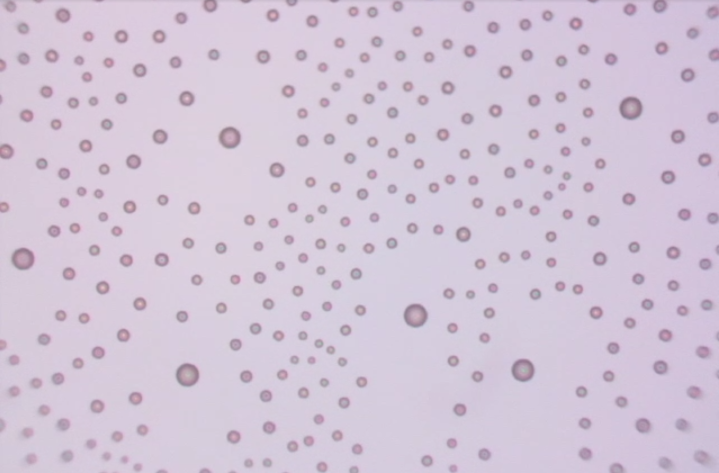
#> input picture Data/square aggregation.png, 1438 x 946 px, found by its file name (shown at 1/2 size)
$ jupyter execute --allow-errors parafinOilDropletTracking.ipynb   (shell and % lines are left out)
#> lines starting #> are read from the running program, lines starting #| are printed output that depends on the picture; after the words box and inside, x2 and y2 are one past the last pixel; in counts of white or black regions, pixels touching at a corner belong together
[cell 1]

from matplotlib.pyplot import figure
figure(num=None, figsize=(16, 12), dpi=80, facecolor='w', edgecolor='k')

from matplotlib.pyplot import figure
figure(num=None, figsize=(16, 12), dpi=80, facecolor='w', edgecolor='k')

import cv2
import numpy as np
import pandas as pd
import skimage

import pims
import trackpy as tp
import os

import matplotlib as mpl
import matplotlib.pyplot as plt

mpl.rc('figure', figsize=(20,12))
mpl.rc('image', cmap='gray')

[cell 2]
#Here, you can change where the image files are being fetched from.
fileName = 'square aggregation.png'
prefix = './data/'
path = prefix + fileName

[cell 3]
#This displays the first image in the progression, and imports all of them.
imraw = plt.imread(path)
#> imraw is the input picture: shape (946, 1438, 4) float32; mean R, G, B, A 0.823, 0.776, 0.849, 1
plt.imshow(imraw)

[cell 4]
def crop(img):
    x_min = 0
    x_max = 1100
    y_min = 0
    y_max = 990
    return img[y_min:y_max,x_min:x_max]
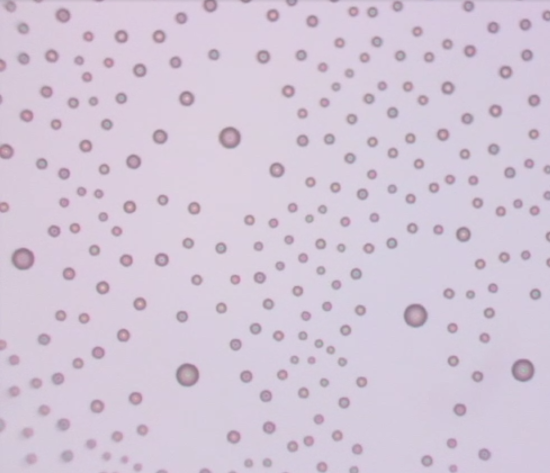
#> returned value: shape (946, 1100, 4) float32 (shown at 1/2 size); mean of channels 0, 1, 2, 3 0.824, 0.784, 0.849, 1; drawn as R, G, B

im = crop(imraw)


plt.imshow(im)

[cell 5]
#This converts the image to a binary, black and white file so that the islands can be tracked.
from scipy import ndimage
from skimage import morphology, util, filters
import cv2
from matplotlib.pyplot import figure
figure(num=None, figsize=(16, 12), dpi=80, facecolor='w', edgecolor='k')


def preprocess_film(img):
    imgc = crop(img)
    imgc = skimage.color.rgb2gray(imgc)

    threshold = .67
    idx = imgc > threshold
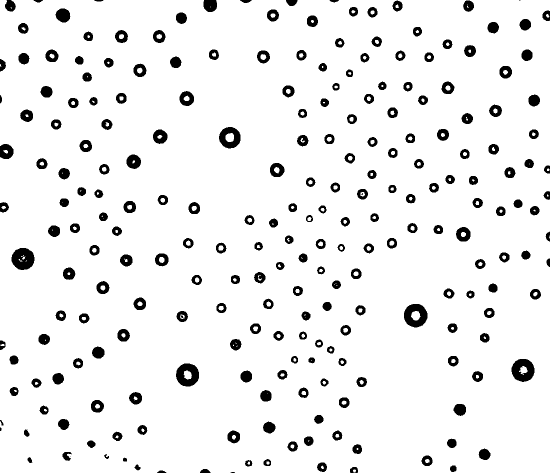
#> idx: shape (946, 1100) bool (shown at 1/2 size); 93.1% white; 241 black regions (8 under 20 px), largest, box (x1, y1, x2, y2) and area: (23, 496, 69, 540) 1539, (1023, 718, 1069, 764) 1489, (808, 608, 855, 655) 1482
    idx2 = imgc < threshold
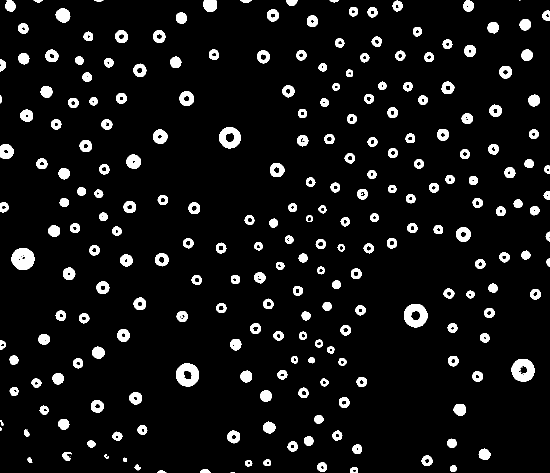
#> idx2: shape (946, 1100) bool (shown at 1/2 size); 6.9% white; 241 white regions (8 under 20 px), largest, box (x1, y1, x2, y2) and area: (23, 496, 69, 540) 1539, (1023, 718, 1069, 764) 1489, (808, 608, 855, 655) 1482
    idx3 = imgc == threshold
#> idx3: shape (946, 1100) bool; every value is 0
    imgc[idx] = 0
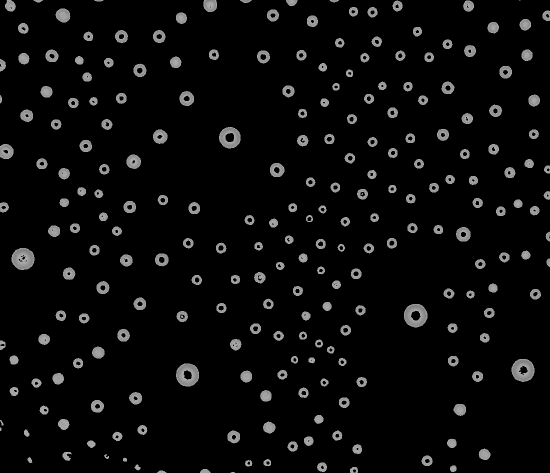
#> imgc: shape (946, 1100) float32 (shown at 1/2 size); min 0, max 0.67, mean 0.0427
    imgc[idx2] = 255
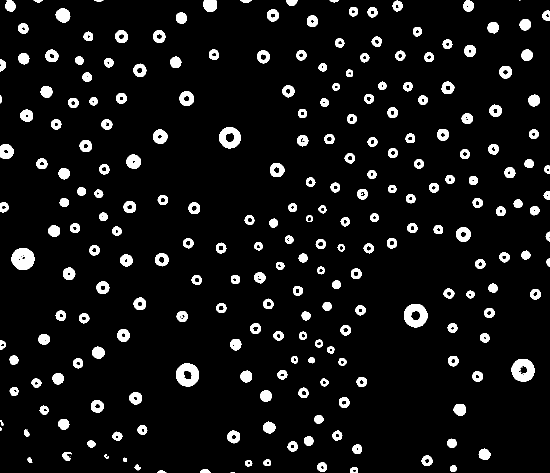
#> imgc: shape (946, 1100) float32 (shown at 1/2 size); 6.9% white; 241 white regions (8 under 20 px), largest, box (x1, y1, x2, y2) and area: (23, 496, 69, 540) 1539, (1023, 718, 1069, 764) 1489, (808, 608, 855, 655) 1482
    imgc[idx3] = 255


    return imgc

im = preprocess_film(imraw)
# [5 lines of commented-out code are left out]

plt.imshow(im)

[cell 6]
import skimage
import matplotlib.patches as mpatches

white = 0
label_image, number_of_labels = skimage.measure.label(im, background=white, return_num=True)
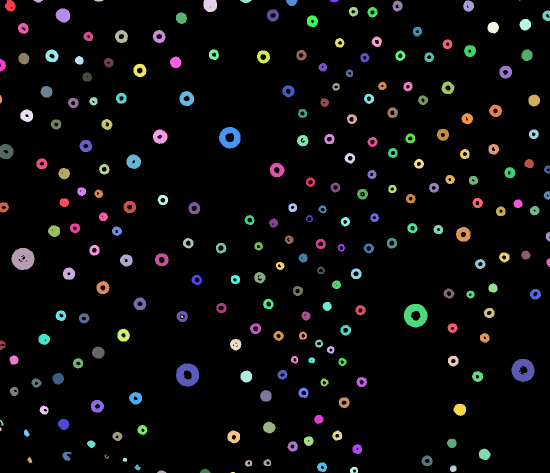
#> label_image: shape (946, 1100) int64 (shown at 1/2 size); 242 distinct labels, from 0 to 241; one colour per label, 0 black
#> number_of_labels = 241
print("Found %d features"%(number_of_labels))
#| Found 241 features
fig, ax = plt.subplots(ncols=1, nrows=1, figsize=(12, 12))
ax.imshow(im, cmap='gray')
for region in skimage.measure.regionprops(label_image, intensity_image=im):
    if region.area < 10 or region.area > 3000:
        continue

    if region.mean_intensity < 1:
        continue

    minr, minc, maxr, maxc = region.bbox
    rect = mpatches.Rectangle((minc, minr), maxc -minc, maxr - minr,
                             fill=False, edgecolor='red', linewidth=1)

    ax.add_patch(rect)
#> this loop made 241 passes
#> (minr, minc, maxr, maxc) on passes 1 to 3: (0, 10, 23, 32), (0, 67, 5, 86), (0, 188, 3, 207)
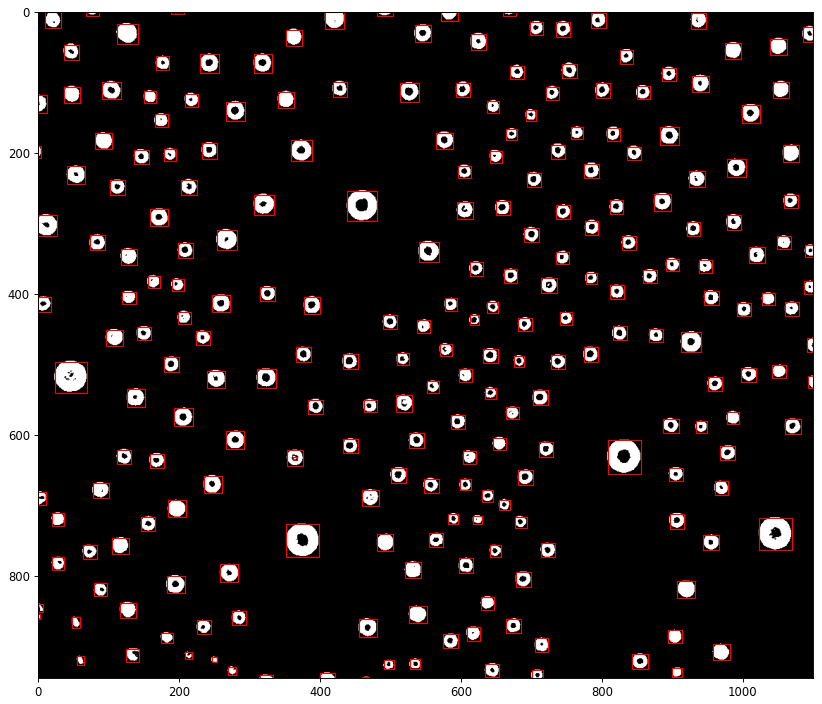
#> figure drawn by matplotlib, 1 panel

[cell 7]
#Stores these images in a panda sequence
features = pd.DataFrame()

label_image, number_of_labels = skimage.measure.label(im, background=white, return_num=True)

index = 0

#> (the rest of this cell did not finish here and is left out)

[cell 8]
#Displays the features which will be tracked in the next part
tp.annotate(features, im)
#> (this line was passed over: trackpy is not available in this run)

$ run again, with Data/hexagonal aggregation.png copied over Data/square aggregation.png
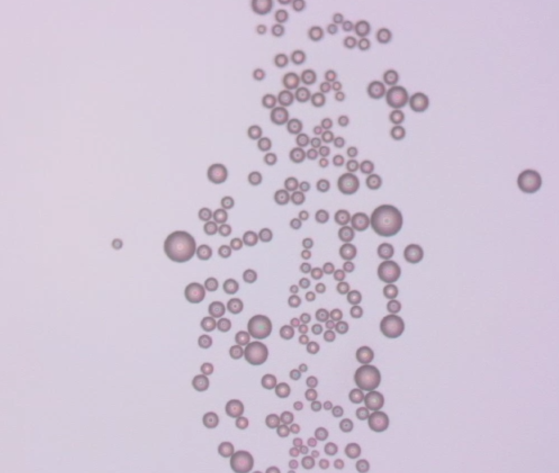
#> input picture Data/hexagonal aggregation.png, 1118 x 945 px, found by its file name (shown at 1/2 size)
#> imraw is the input picture: shape (945, 1118, 4) float32; mean R, G, B, A 0.81, 0.767, 0.838, 1
#> idx: shape (945, 1100) bool; 89.3% white; 86 black regions (10 under 20 px), largest, box (x1, y1, x2, y2) and area: (524, 138, 690, 335) 12373, (600, 409, 806, 636) 10384, (697, 692, 778, 864) 7015
#> idx3: shape (945, 1100) bool; every value is 0
#> `label_image, number_of_labels = skimage.measure.label(im, background=w..`:
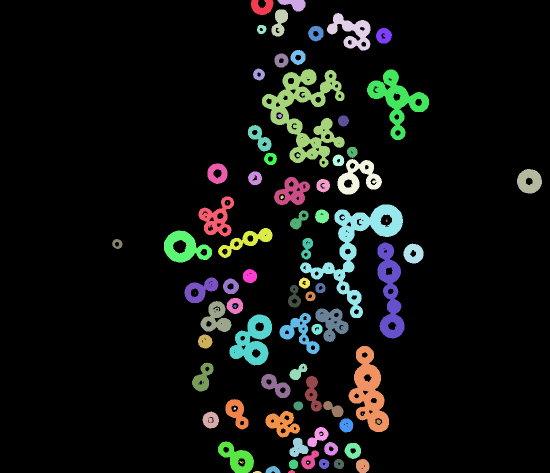
#> label_image: shape (945, 1100) int64 (shown at 1/2 size); 87 distinct labels, from 0 to 86; one colour per label, 0 black
#> number_of_labels = 86
#| Found 86 features
#> the loop `for region in skimage.measure.regionprops(label_image, intensity_image..` made 86 passes
#> (minr, minc, maxr, maxc) on passes 1, 2, 3, 5, 6, 7, 8, 9: (0, 502, 30, 547), (0, 555, 23, 611), (19, 543, 73, 576), (50, 514, 68, 533), (52, 616, 83, 647), (56, 752, 87, 784), (100, 581, 130, 611), (107, 549, 135, 577)
#> `[cell 6] import skimage import matplotlib.patches as mpatches  white =..`:
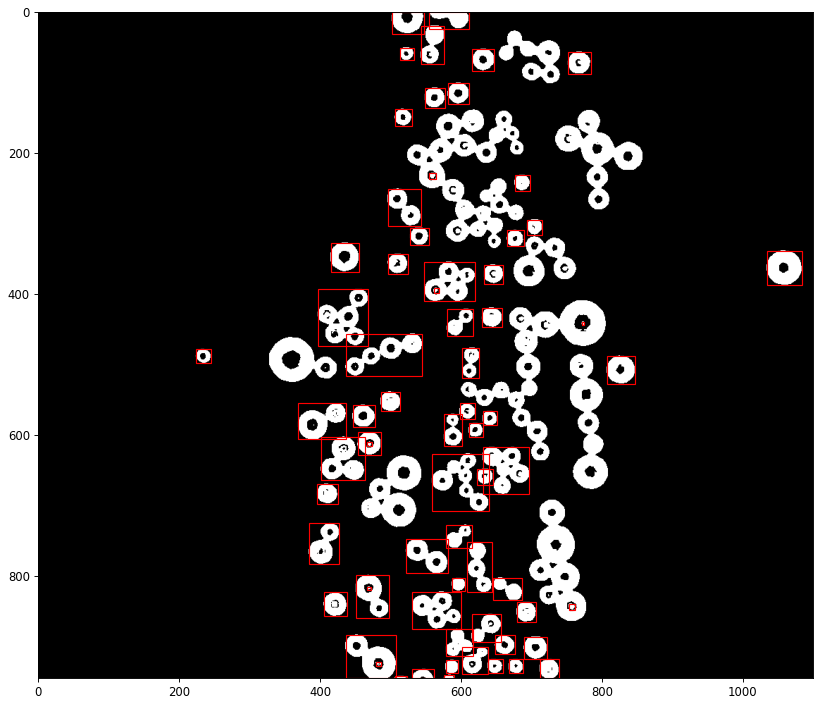
#> figure drawn by matplotlib, 1 panel
